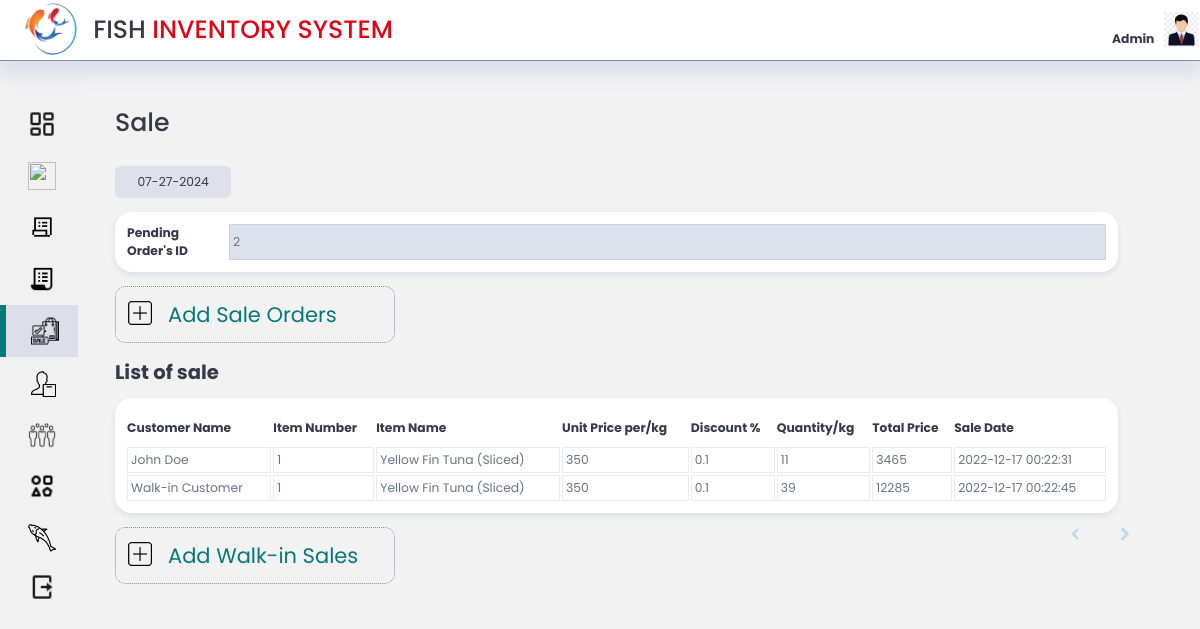
The app's page /Admin/inc/sale/sale.php with its own data.
### tables this page shows
CREATE TABLE `orders` (
  `order_id` int(11) NOT NULL,
  `item_number` varchar(255) NOT NULL,
  `item_name` varchar(255) NOT NULL,
  `quantity` float NOT NULL,
  `unit_price` float NOT NULL,
  `total_cost` float NOT NULL,
  `customer_name` varchar(255) NOT NULL,
  `order_date` timestamp NOT NULL DEFAULT current_timestamp() ON UPDATE current_timestamp(),
  `status` varchar(50) NOT NULL
);

CREATE TABLE `sales` (
  `sale_id` int(11) NOT NULL,
  `order_id` int(11) NOT NULL,
  `item_number` int(11) NOT NULL,
  `item_name` varchar(255) NOT NULL,
  `quantity` float NOT NULL,
  `unit_cost` float NOT NULL,
  `discount` float NOT NULL,
  `total_cost` float NOT NULL,
  `customer_name` varchar(255) NOT NULL,
  `sale_date` timestamp NOT NULL DEFAULT current_timestamp() ON UPDATE current_timestamp()
);

### Admin/inc/sale/sale.php (the view, shortened to what this page needs)
<?php
include '../connection/db-user.php';
$per_page = 5;
$page = isset($_GET['page']) ? (int)$_GET['page'] : 1;
$start = ($page - 1) * $per_page;
$prev_page = $page - 1;
$next_page = $page + 1;
$sale_read = mysqli_query($conn, "SELECT * FROM sales LIMIT $start, $per_page;");
$queryOption = "SELECT * FROM orders WHERE status = 'pending' ";
$sql = mysqli_query($conn, $queryOption);
?>
<!DOCTYPE html>
<html lang="en">
<head>
    <link rel="stylesheet" href="../../css/style.css">
</head>
<body>
<div class="top">
        <div class="logo">
            <img src="../../icons/fishlogo.png" alt="">
            <h1>FISH <span class="danger">INVENTORY SYSTEM</span></h1>
        </div>
        <div class="profile">
            <div class="admin-name">
                <div class="admin">
                    <br>
                    <span class="hovertext" data-hover= "Edit Admin"><a href="../../admin-update.php"><b class="text-muted">Admin</b></a></span>
                </div>
            </div>
            <div class="profile-photo">
                <a class="hovertext" href="admin-update.php" data-hover= "Edit Admin"><img src="../../icons/admin-logo.jpg" alt="pic"></a>
            </div>
        </div>
    </div>
<div class="container">
    <aside>
            <div class="nav">
                <a id="dashboard" class= "not-active" href="../../index.php"><span ><img  src="../../icons/icons8-dashboard-layout-24.png" alt=""></span><h3>Dashboard</h3></a>
                <a id="inventory"class= "not-active"  href="../../inc/inventory/inventory.php"><span ><img src="../../icons/icons8-in-inventory-30.png" alt=""></span><h3 >Inventory</h3></a>
                <a id="purchase" class= "not-active" href="../../inc/purchase/purchase.php"><span ><img src="../../icons/icons8-purchase-order-32.png" alt=""></span><h3>Purchase</h3></a>
                <a id="orders" class= "not-active" href="../../inc/orders/orders.php"><span ><img src="../../icons/icons8-purchase-order-30.png" alt=""></span><h3>Orders</h3></a>
                <a id="sale" class= "active" href="../../inc/sale/sale.php"><span ><img src="../../icons/icons8-purchase-64.png" alt=""></span><h3>Sale</h3></a>
                <a id="supplier" class= "not-active" href="../../inc/suppliers/supplier.php"><span ><img src="../../icons/icons8-supplier-50.png" alt=""></span><h3>Suppliers</h3></a>
                <a id="customer" class= "not-active" href="../../inc/customer/customer.php"><span ><img src="../../icons/icons8-customers-64.png" alt=""></span><h3>Customers</h3></a>
                <a id="category" class= "not-active" href="../../inc/category/category.php"><span ><img src="../../icons/icons8-diversity-24.png" alt=""></span><h3>Category</h3></a>
                <a id="gallery" class= "not-active" href="../../inc/gallery/gallery.php"><span ><img src="../../icons/icons8-top-view-fish-50.png" alt=""></span><h3>Gallery</h3></a>
                <a href="../../logout.php"><span ><img src="../../icons/icons8-logout-24.png" alt=""></span><h3 class='danger'>Logout</h3></a>
            </div>
    </aside>
<main>
<div class="sale">
        <h1>Sale</h1>
        <div class="date">
        <?php
        $date = date('m-d-Y');
        echo $date;
        ?>
        </div>
        <div class="table">
            <table>
                <tr>
                    <th style="width:100px;">Pending Order's ID</th>
                    <?php
            while($results = mysqli_fetch_array($sql)){
                    $order_id = $results['order_id'];?>
                    <td style="background:#dce1eb;"><?php echo $order_id; ?></td>
                    <?php
            }
                ?>
                </tr>
            </table>
            <a href="#"><label class="btn" for="modal-2"><img src="../../icons/icons8-add-new-50.png" alt="">Add Sale Orders</label></a>
        </div>
        <div class="table">
            <h2>List of sale</h2>
        <table>
                <thead>
                    <tr>
                        <th>Customer Name</th>
                        <th>Item Number</th>
                        <th>Item Name</th>
                        <th>Unit Price per/kg</th>
                        <th>Discount %</th>
                        <th>Quantity/kg</th>
                        <th>Total Price</th>
                        <th>Sale Date</th>
                    </tr>
                </thead>
                <tbody>
                    <?php while ($order = mysqli_fetch_assoc($sale_read)) { ?>
                    <tr>
                        <td><?php echo $order['customer_name']; ?></td>
                        <td><?php echo $order['item_number']; ?></td>
                        <td><?php echo $order['item_name']; ?></td>
                        <td><?php echo $order['unit_cost']; ?></td>
                        <td><?php echo $order['discount']; ?></td>
                        <td><?php echo $order['quantity']; ?></td>
                        <td><?php echo $order['total_cost']; ?></td>
                        <td><?php echo $order['sale_date']; ?></td>
                    </tr>
                    <?php } ?>
                </tbody>
            </table>
            <div class="pagination">
                <?php
                echo "<a class='pagination-link' href='?page=$prev_page'><img src='../../icons/icons8-prev-100.png' alt='prev'></a><a class='pagination-link' href='?page=$next_page'><img src='../../icons/icons8-forward-80.png' alt='forward'></a> ";
                ?>
                </div>
            <a href="#"><label class="btn" for="modal-3"><img src="../../icons/icons8-add-new-50.png" alt="">Add Walk-in Sales</label></a>
        </div>
</div>
</main>
</body>
</html>

### Admin/css/style.css (style rules this page uses)
:root { --color-primary: #057979; --color-danger: #e00618; --color-success:#04ece0; --color-sale:rgb(170, 245, 140); --color-warning:#ffbb55; --color-white:#fff; --color-info-dark:#7d8da1; --color-info-light:#dce1eb; --color-dark:#363949; --color-light:rgba(132, 139, 200, 0.18); --color-primary-variant:#111e88; --color-dark-variant:#677483; --color-background:#f2f2f2f2; --color-transparent:transparent; --card-border-radius: 1.2rem; --border-radius-1: 0.4rem; --border-radius-2: 0.8rem; --border-radius-3: 1.2rem; --card-padding: 1.8rem; --padding-1:1.2rem; --box-shadow: 0 .2rem .4rem var(--color-light); --box-shadow2: 0 .2rem .3em var(--color-info-dark); }
* { margin: 0; padding: 0; outline: 0; appearance: none; border: 0; text-decoration: none; list-style: none; box-sizing: border-box; }
html { font-size: 14px; }
body { width: 100vw; font-family: poppins, sans-serif; font-size: 0.88rem; background: var(--color-background); user-select: none; overflow-x: hidden; color: var(--color-dark); }
.container { display: grid; width: 96%; margin: 0; gap: 1.5rem; grid-template-columns: 14rem auto ; height: 100vh; }
a { color: var(--color-dark); }
img { display: block; width: 100%; }
h1 { font-weight: 800; font-size: 1.8rem; }
h2 { font-size: 1.4rem; }
label { padding: 12px 12px 12px 0; display: inline-block; }
.danger { color: var(--color-danger); cursor: pointer; }
.top { display: flex; align-items: center; justify-content: space-between; padding: .8px; background: var(--color-white); width: 100%; border-bottom: 1px solid var(--color-info-dark); box-shadow: 0 1rem 1rem var(--color-light); position: fixed; }
.logo { display: flex; gap: 1rem; }
.logo img { padding: 2px; margin-left: .8rem; width: 4rem; height: 4rem; border-radius: 50%; }
h1 { padding: 10px 0px; font-weight: 500; }
.profile { display: flex; gap: 0.7rem; }
.profile img { width: 2.5rem; height: 2.5rem; }
aside .nav { display: flex; flex-direction: column; height: 86vh; position: fixed; width: 14rem; top: 7rem; }
aside { border-radius: 10px; height: 100vh; display: block; background-color: var(--color-background); }
aside .nav a { display: flex; color: var(--color-info-dark); margin-left: 2rem; gap: 1rem; align-items: center; position: relative; height: 3.7rem; transition: all 300ms ease; }
aside .nav a span { font-size: 1.6rem; transition: all 300ms ease; }
aside .nav a span img { width: 2rem; height: 2rem; background: var(--color-transparent); }
aside .nav a:last-child { position: absolute; bottom: 2rem; width: 100%; }
aside .nav a.active { background: var(--color-light); color: var(--color-dark); margin-left: 0; }
aside .nav a.active:before { content: ''; width: 6px; height: 100%; background: var(--color-primary); }
aside .nav a.active span { color: var(--color-dark); margin-left: calc(1rem - 3px); }
main { margin-top: 6rem; height: auto; padding: 10px; }
main .date { display: inline-block; background: var(--color-light); border-radius: var(--border-radius-1); margin-top: 1rem; padding: 0.5rem 1.6rem; }
.table { margin-top: 1rem; }
.table h2 { margin-bottom: 0.8rem; }
table { background: var(--color-white); width: 100%; border-radius: var(--card-border-radius); padding: 10px; text-align: left; box-shadow: var(--box-shadow); transition: all 300ms ease; overflow-x: scroll; }
th { height: 2.5rem; }
td { padding: 3px; border: 1px solid var(--color-light); color: var(--color-dark-variant); }
.table a { text-align: left; display: block; margin: 1rem auto; color: var(--color-primary); }
.table a label { display: flex; gap: 1rem; font-size: 1.5rem; border: 1px dotted var(--color-info-dark); border-radius: 10px; padding-left: 10px; cursor: pointer; }
.sale .table a label { width: 280px; }
.table a img { height: 2rem; width: 2rem; display: flex; }
.pagination { position: absolute; right: 50px; display: flex; width: 100px; }
.pagination a.pagination-link { color: var(--color-primary); font-size: 18px; font-weight: bold; }
.pagination a img { width: 1rem; height: 1rem; }
@media screen and (max-width:1200px) { .container { width: 94%; grid-template-columns: 6rem auto ; } }
@media screen and (max-width:1200px) { .top .logo { padding-left: .8rem; } }
@media screen and (max-width:1200px) { .top .logo h1 { display: block; } }
@media screen and (max-width:1200px) { aside .nav { width: 100%; } }
@media screen and (max-width:1200px) { aside .nav a { width: 5.6rem; } }
@media screen and (max-width:1200px) { aside .nav a:last-child { position: relative; margin-top: 1.8rem; } }

### records on screen
orders: order_id "2"
sales: customer_name "John Doe", item_number "1", item_name "Yellow Fin Tuna (Sliced)", unit_cost "350", discount "0.1", quantity "11", total_cost "3465", sale_date "2022-12-17 00:22:31"
sales: customer_name "Walk-in Customer", item_number "1", item_name "Yellow Fin Tuna (Sliced)", unit_cost "350", discount "0.1", quantity "39", total_cost "12285", sale_date "2022-12-17 00:22:45"
